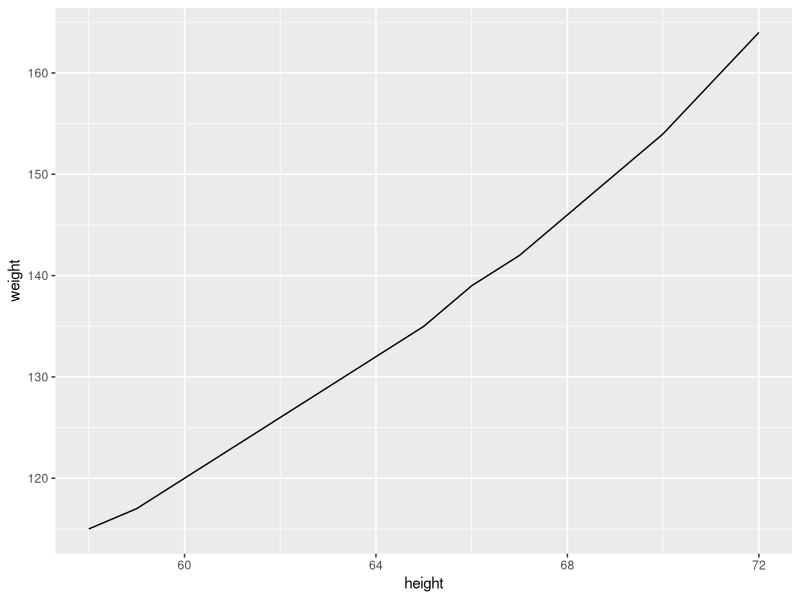
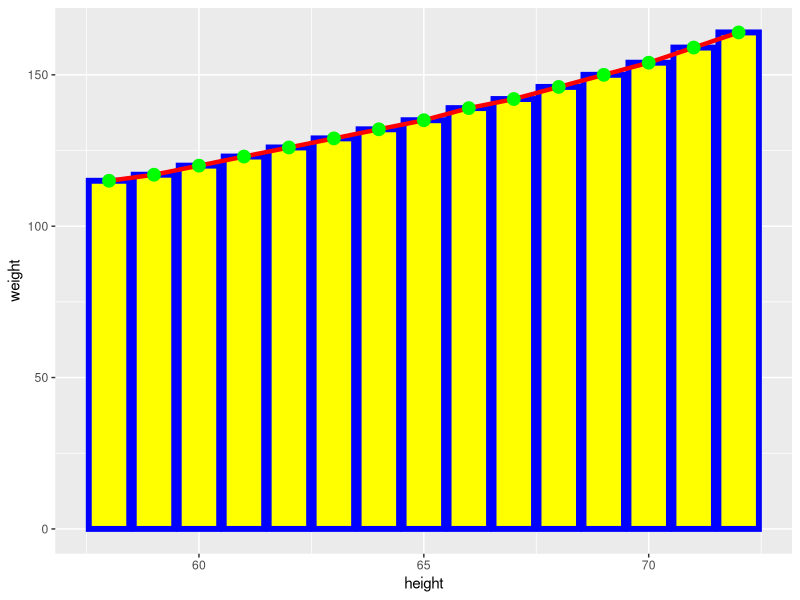
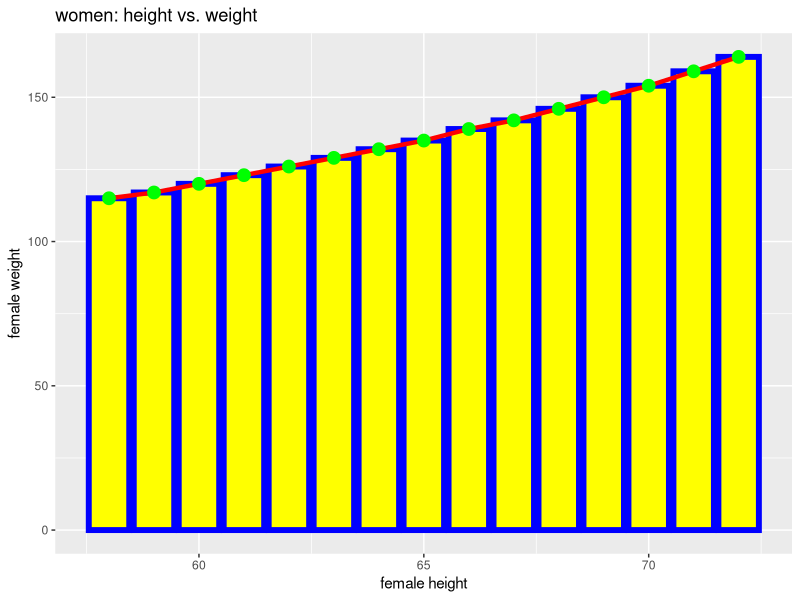
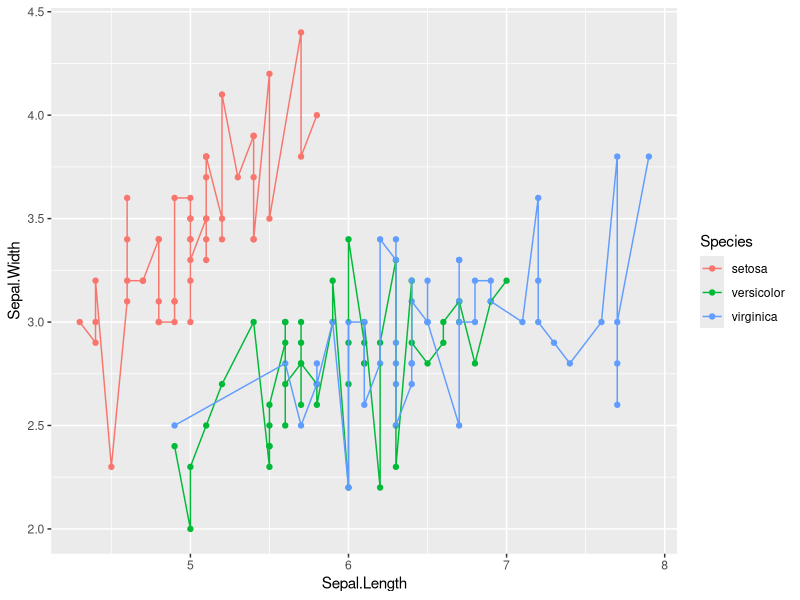
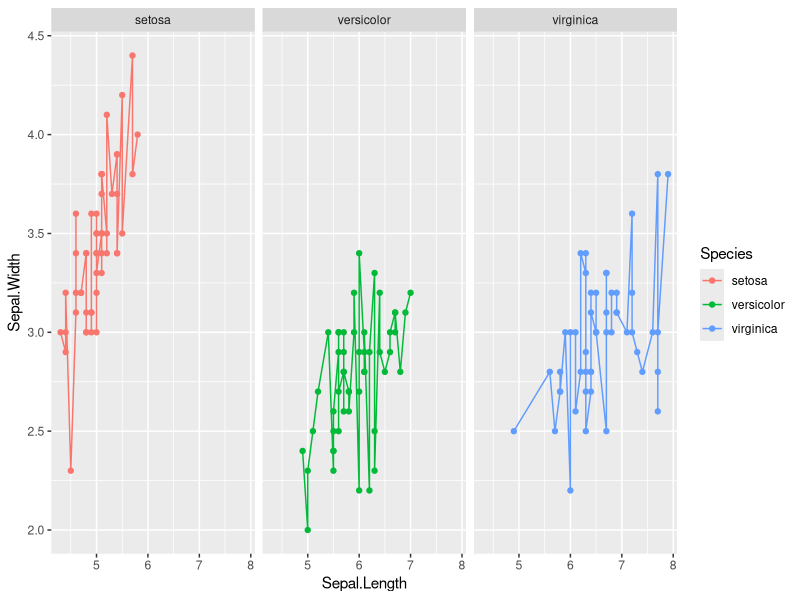
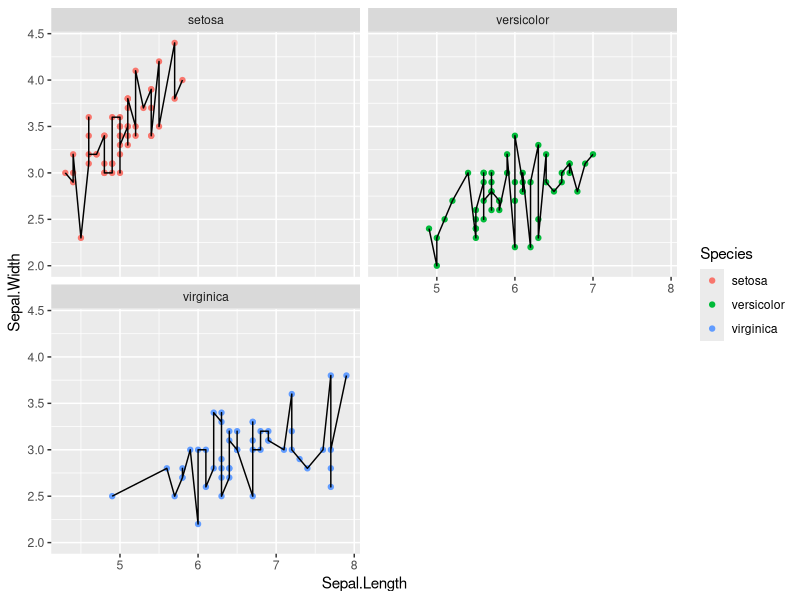
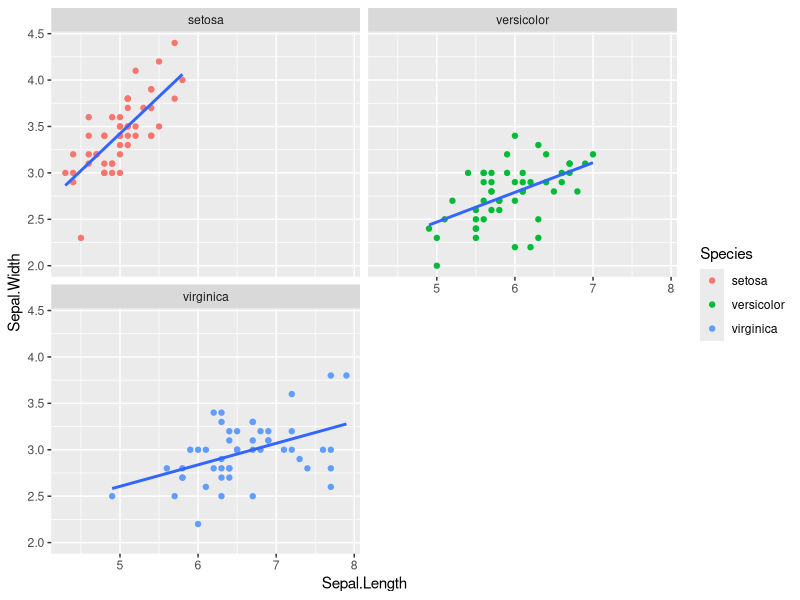
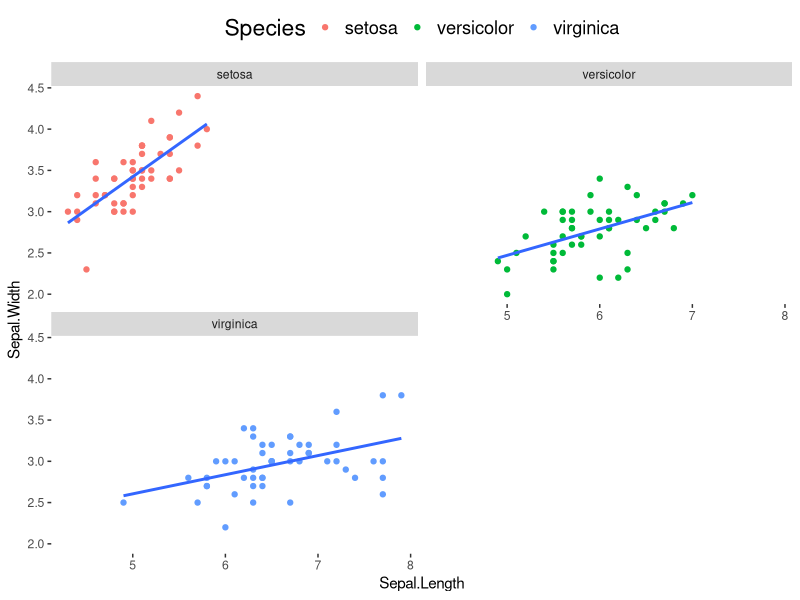

Recreate these plots in R, in order.
## ---- chunk 1
# load ggplot2, then load data: 2 for 1 line special! 
library(ggplot2); data(women) 
## 1) will produce blank plot... no geom specified!
myBlankPlot = ggplot(women, aes(height, weight)) # recommended
myBlankPlot2 = ggplot(women) # contains data only
myBlankPlot3 = ggplot() # "empty" object
# 2) will produce basic line graph via geom_line()
myPlot = ggplot(women, aes(height, weight)) + geom_line()
## ---- chunk 2
myPlot # or you can use: plot(myPlot) or print(myPlot)
## ---- chunk 3
# Examples: one plot... 3 geoms... many aesthetics!
myCustomPlot = ggplot(women, aes(height, weight)) + 
    geom_bar(stat="identity", color="blue", fill="yellow", size=2) + 
    geom_line(color="red", size = 1.5) + geom_point(color = "green", size = 4)
myCustomPlot # note draw order: layers stacked from bottom to top!!
## ---- chunk 4
myCustomPlot = myCustomPlot + labs(x = "female height", y = "female weight", 
                                   title = "women: height vs. weight")
myCustomPlot # or you can use: plot(myCustomPlot) or print(myCustomPlot)
## ---- chunk 5
data(iris) # seriously... this is almost there but not quite..
ggplot(iris, aes(Sepal.Length, Sepal.Width)) + geom_point(aes(color=Species)) + 
    geom_line(aes(color=Species))
## ---- chunk 6
# facet_grid() call's formula: separate all data (.) according to "Species" variable
ggplot(iris, aes(Sepal.Length, Sepal.Width)) + geom_point(aes(color=Species)) + 
    geom_line(aes(color=Species)) + facet_grid(. ~ Species)
## ---- chunk 7
# facet_wrap() call's formula: as above, but no dot (go figure)
ggplot(iris, aes(Sepal.Length, Sepal.Width)) + geom_point(aes(color=Species)) + 
    geom_line() + facet_wrap(~ Species, ncol=2)
## ---- chunk 8
myLmPlot = ggplot(iris, aes(Sepal.Length, Sepal.Width)) + geom_point(aes(color=Species)) + 
    facet_wrap(~ Species, ncol=2) + geom_smooth(method="lm", se = FALSE) 
myLmPlot
## ---- chunk 9
simplePlotTheme = theme( # plot title formatting
                    plot.title = element_text(size = 12, colour = "red"),
                    # plot background: neatened up via element_blank()
                    panel.background = element_blank(),
                    # legend modifications
                    legend.position = "top",
                    legend.title = element_text(size = rel(1.5)),
                    legend.text = element_text(size = rel(1.2)))
# Note: sizes can be relative or absolute as contrasted above!
myLmPlot = myLmPlot + simplePlotTheme #Apply theme
## ---- chunk 10
myLmPlot
## ---- chunk 11
# create base plot: note the placement of color aesthetic!
myIrisPlot = ggplot(iris, aes(Sepal.Length, Sepal.Width, color=Species)) + geom_point()

# create list of plots (plotList)
irisPlotList = list()
irisPlotList[["points"]] = myIrisPlot
irisPlotList[["line"]] = myIrisPlot + geom_line()
irisPlotList[["lm"]] = myIrisPlot + geom_smooth(method = "lm", se=FALSE)
# content check
names(irisPlotList)
## ---- chunk 12
library(cowplot) # note: masks some ggplot2 functions when loaded
plot_grid(plotlist = irisPlotList, labels = c("A", "B", "C"), nrow=1)
## ---- chunk 13
applyThemesToPlots = function(plotList, themeList){
    errorMsg = "The list of plots and the list of themes MUST be the same length!"
    if (length(plotList) != length(themeList)) stop(errorMsg)
    for(i in 1:length(plotList)) plotList[[i]] = plotList[[i]] + themeList[[i]]
    return(plotList)
}
# incidentally: you can use lapply() to quickly apply ONE theme to MANY plots
# you can even wrap this in a basic function "shell" for convenience.
sameTheme = lapply(irisPlotList, FUN = function(x, t) return(x + t), 
                   t = simplePlotTheme)
## ---- chunk 14
miscThemeList = list(theme_minimal(), theme_dark(), simplePlotTheme)
themedIrisPlotList = applyThemesToPlots(plotList = irisPlotList, themeList = miscThemeList)
plot_grid(plotlist = themedIrisPlotList, labels = c("A", "B", "C"), nrow=1)
## ---- chunk 15
isLoadedByLibrary = library(ggplot2); isLoadedByLibrary
isLoadedByRequire = require(ggplot2); isLoadedByRequire
## ---- chunk 16
names(myIrisPlot)
head(myIrisPlot$data, 2)
